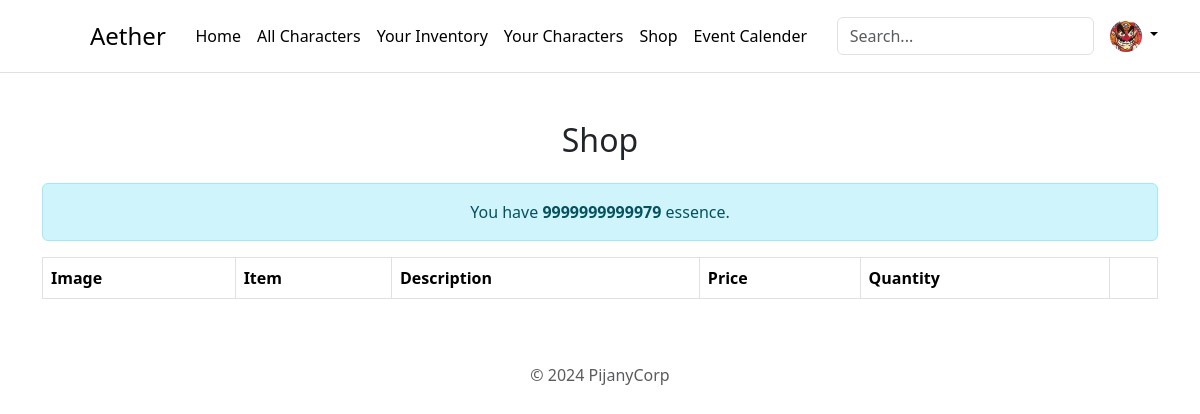
The page /shop/ (signed in) on the database as committed earlier.
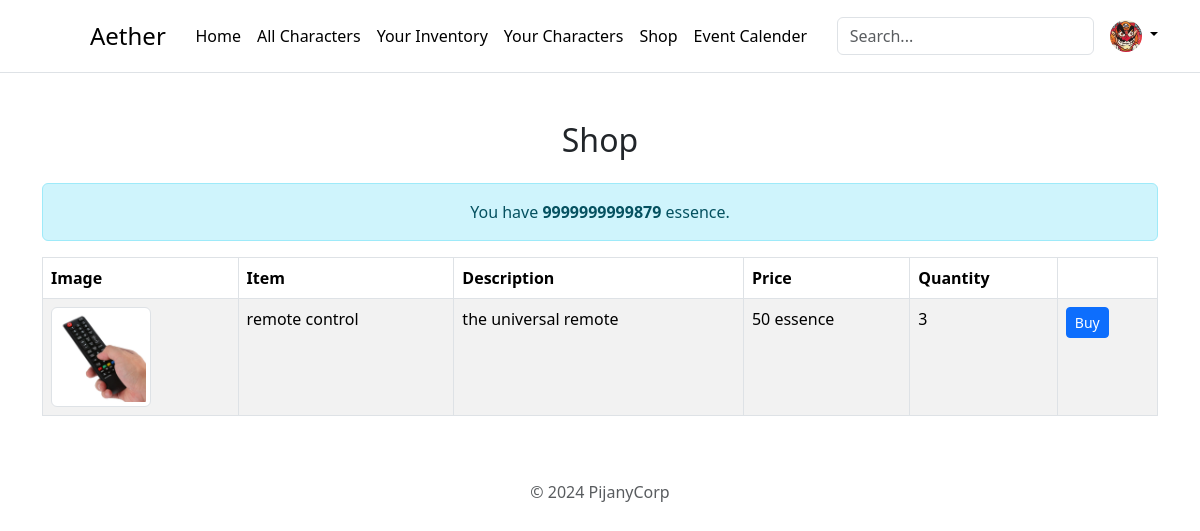
The same page on the database as committed later.
### main/models.py (models this page shows, shortened)
class Profile(models.Model):
    user = models.OneToOneField(User, on_delete=models.CASCADE, related_name='profile')
    profile_pic = models.ImageField(upload_to='profiles/', blank=True, null=True)
    profile_name = models.CharField(max_length=100, blank=True)
    essence_count = models.IntegerField(default=0)
    characters = models.ManyToManyField('Character', related_name='profiles_with_character', blank=True)

class ShopItem(models.Model):
    item = models.ForeignKey(Item, on_delete=models.CASCADE)
    quantity = models.IntegerField(default=0)
    price = models.IntegerField()  # Price in essence

class Item(models.Model):
    item_name = models.CharField(max_length=100, blank=True, null=True)
    description = models.TextField(blank=True, null=True)
    image = models.ImageField(upload_to='items/', blank=True, null=True)
    character = models.ForeignKey('Character', on_delete=models.CASCADE, related_name='items', blank=True, null=True)
    set = models.ForeignKey('Set', on_delete=models.CASCADE, related_name='items_in_set', blank=True, null=True)

### main/views.py (the view, shortened to what this page needs)
# urls.py: path('shop/', views.shop, name='shop'),
@login_required
def shop(request):
    profile = get_object_or_404(Profile, user=request.user)
    shop_items = ShopItem.objects.all()
    return render(request, 'shop.html', {'shop_items': shop_items, 'profile': profile})

### main/templates/shop.html (shortened to what this page needs)
{% extends 'base.html' %}
{% load static %}
{% block content %}
<div class="container my-5">
    <h2 class="text-center mb-4">Shop</h2>
    <div class="alert alert-info text-center">
        You have <strong>{{ profile.essence_count }}</strong> essence.
    </div>
    <table class="table table-striped table-bordered">
        <thead class="thead-dark">
            <tr>
                <th scope="col">Image</th>
                <th scope="col">Item</th>
                <th scope="col">Description</th>
                <th scope="col">Price</th>
                <th scope="col">Quantity</th>
                <th scope="col"></th>
            </tr>
        </thead>
        <tbody>
            {% for shop_item in shop_items %}
            <tr>
                {% if shop_item.item.image %}
                <td><img src="{{ shop_item.item.image.url }}" alt="{{ shop_item.item.item_name }}" class="img-thumbnail" style="max-width: 100px;"></td>
                {% else %}
                <td>No Image</td>
                {% endif %}
                <td>{{ shop_item.item.item_name }}</td>
                <td>{{ shop_item.item.description }}</td>
                <td>{{ shop_item.price }} essence</td>
                <td>{{ shop_item.quantity }}</td>
                <td>
                    {% if shop_item.quantity > 0 %}
                        <form method="POST" class="d-inline">
                            <button type="submit" class="btn btn-sm btn-primary">Buy</button>
                        </form>
                    {% else %}
                        <p>Sold Out</p>
                    {% endif %}
                </td>
            </tr>
            {% endfor %}
        </tbody>
    </table>
</div>
{% endblock %}

### main/templates/base.html (shortened to what this page needs)
{% load static %}
<!DOCTYPE html>
<html lang="en">
<head>
    <link href="https://cdn.jsdelivr.net/npm/bootstrap@5.3.3/dist/css/bootstrap.min.css" rel="stylesheet"
>
</head>
<body>
    <div class="main-container">
        <center>
            <header class="p-3 mb-3 border-bottom">
                <div class="container">
                    <div class="d-flex flex-wrap align-items-center justify-content-center justify-content-lg-start">
                        <a href="/" class="d-flex align-items-center mb-3 mb-md-0 me-md-auto link-body-emphasis text-decoration-none">
                            <svg class="bi me-2" width="40" height="32"><use xlink:href="#bootstrap"></use></svg>
                            <span class="fs-4">Aether</span>
                        </a>
                        <ul class="nav col-12 col-lg-auto me-lg-auto mb-2 justify-content-center mb-md-0">
                            <li><a href="{% url 'main' %}" class="nav-link px-2 link-body-emphasis">Home</a></li>
                            <li><a href="{% url 'all_characters' %}" class="nav-link px-2 link-body-emphasis">All Characters</a></li>
                            {% if user.is_authenticated %}
                            <li><a href="{% url 'inventory' %}" class="nav-link px-2 link-body-emphasis">Your Inventory</a></li>
                            <li><a href="{% url 'my_characters' %}" class="nav-link px-2 link-body-emphasis">Your Characters</a></li>
                            <li><a href="{% url 'shop' %}" class="nav-link px-2 link-body-emphasis">Shop</a></li>
                            <li><a href="{% url 'events_page' %}" class="nav-link px-2 link-body-emphasis">Event Calender</a></li>
                            {% endif %}
                        </ul>
                        <form class="col-12 col-lg-auto mb-3 mb-lg-0 me-lg-3" role="search">
                            <input type="search" class="form-control" placeholder="Search..." aria-label="Search">
                        </form>
                        {% if user.is_authenticated %}
                        <div class="dropdown text-end">
                            <a href="#" class="d-block link-body-emphasis text-decoration-none dropdown-toggle"
                               data-bs-toggle="dropdown" aria-expanded="false">
                               {% if profile.profile_pic %}
                               <img src="{{ profile.profile_pic.url }}" width="32" height="32" class="rounded-circle">
                                {% else %}
                                <img src="{% static 'svg/person.svg' %}" width="32" height="32" class="rounded-circle">
                                {% endif %}
                            </a>
                        </div>
                        {% else %}
                        <a href="{% url 'login_user' %}" class="nav-link">Login</a>
                        {% endif %}
                    </div>
                </div>
            </header>
            <div class="main-container">
                {% block content %}
                {% endblock %}
            </div>
            <div class="container">
                <footer class="py-3 my-4">
                    <p class="text-center text-body-secondary">© 2024 PijanyCorp</p>
                </footer>
            </div>
        </center>
    </div>
</body>
</html>

Rows that differ between the two databases and show on the page:
changed Profile: essence_count "9999999999979" → "9999999999879"
added ShopItem: item.image (picture), item.item_name "remote control", item.description "the universal remote", price "50", quantity "3"
